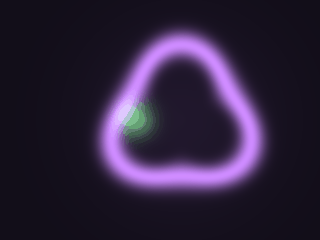
#> input picture studio/web/demo.gif, 320 x 240 px
$ python make_video_fixture.py
#> lines starting #> are read from the running program, lines starting #| are printed output that depends on the picture
"""Local video fixture for browser import checks, derived from our original GIF demo."""
from pathlib import Path
import cv2
import numpy as np
from PIL import Image

studio = Path(__file__).resolve().parents[1]
output = studio / '.test-artifacts'
output.mkdir(exist_ok=True)
path = output / 'sample.avi'
writer = cv2.VideoWriter(str(path), cv2.VideoWriter_fourcc(*'MJPG'), 20, (320, 240))
if not writer.isOpened():
    raise RuntimeError('VideoWriter unavailable')
try:
    with Image.open(studio / 'web/demo.gif') as gif:
#> gif is the input picture: PIL image 320x240 P; mean R, G, B 46, 33.7, 59.7
        for index in range(gif.n_frames):
            gif.seek(index)
            writer.write(cv2.cvtColor(np.asarray(gif.convert('RGB')), cv2.COLOR_RGB2BGR))
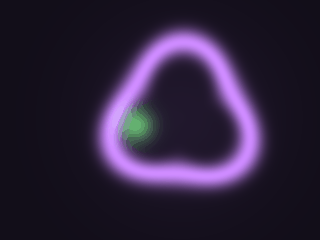
#> gif: PIL image 320x240 RGB; mean R, G, B 46, 33.7, 59.7
finally:
    writer.release()
print(path)
